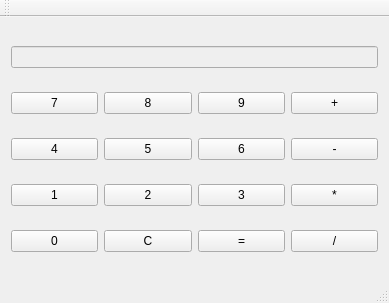
<?xml version="1.0" encoding="UTF-8"?>
<ui version="4.0">
 <class>MainWindow</class>
 <widget class="QMainWindow" name="MainWindow">
  <property name="geometry">
   <rect>
    <x>0</x>
    <y>0</y>
    <width>389</width>
    <height>303</height>
   </rect>
  </property>
  <property name="windowTitle">
   <string>ScorpionIntCalculator</string>
  </property>
  <widget class="QWidget" name="centralWidget">
   <layout class="QGridLayout" name="gridLayout">
    <item row="0" column="0" colspan="4">
     <widget class="QLineEdit" name="resultLine">
      <property name="enabled">
       <bool>false</bool>
      </property>
     </widget>
    </item>
    <item row="1" column="0">
     <widget class="QPushButton" name="button7">
      <property name="text">
       <string>7</string>
      </property>
     </widget>
    </item>
    <item row="1" column="1">
     <widget class="QPushButton" name="button8">
      <property name="text">
       <string>8</string>
      </property>
     </widget>
    </item>
    <item row="1" column="2">
     <widget class="QPushButton" name="button9">
      <property name="text">
       <string>9</string>
      </property>
     </widget>
    </item>
    <item row="1" column="3">
     <widget class="QPushButton" name="plusButton">
      <property name="text">
       <string>+</string>
      </property>
     </widget>
    </item>
    <item row="2" column="0">
     <widget class="QPushButton" name="button4">
      <property name="text">
       <string>4</string>
      </property>
     </widget>
    </item>
    <item row="2" column="1">
     <widget class="QPushButton" name="button5">
      <property name="text">
       <string>5</string>
      </property>
     </widget>
    </item>
    <item row="2" column="2">
     <widget class="QPushButton" name="button6">
      <property name="text">
       <string>6</string>
      </property>
     </widget>
    </item>
    <item row="2" column="3">
     <widget class="QPushButton" name="minusButton">
      <property name="text">
       <string>-</string>
      </property>
     </widget>
    </item>
    <item row="3" column="0">
     <widget class="QPushButton" name="button1">
      <property name="text">
       <string>1</string>
      </property>
     </widget>
    </item>
    <item row="3" column="1">
     <widget class="QPushButton" name="button2">
      <property name="text">
       <string>2</string>
      </property>
     </widget>
    </item>
    <item row="3" column="2">
     <widget class="QPushButton" name="button3">
      <property name="text">
       <string>3</string>
      </property>
     </widget>
    </item>
    <item row="3" column="3">
     <widget class="QPushButton" name="multiplyButton">
      <property name="text">
       <string>*</string>
      </property>
     </widget>
    </item>
    <item row="4" column="0">
     <widget class="QPushButton" name="button0">
      <property name="text">
       <string>0</string>
      </property>
     </widget>
    </item>
    <item row="4" column="1">
     <widget class="QPushButton" name="clearButton">
      <property name="text">
       <string>C</string>
      </property>
     </widget>
    </item>
    <item row="4" column="2">
     <widget class="QPushButton" name="equalButton">
      <property name="text">
       <string>=</string>
      </property>
     </widget>
    </item>
    <item row="4" column="3">
     <widget class="QPushButton" name="divideButton">
      <property name="text">
       <string>/</string>
      </property>
     </widget>
    </item>
   </layout>
  </widget>
  <widget class="QMenuBar" name="menuBar">
   <property name="geometry">
    <rect>
     <x>0</x>
     <y>0</y>
     <width>389</width>
     <height>21</height>
    </rect>
   </property>
  </widget>
  <widget class="QToolBar" name="mainToolBar">
   <attribute name="toolBarArea">
    <enum>TopToolBarArea</enum>
   </attribute>
   <attribute name="toolBarBreak">
    <bool>false</bool>
   </attribute>
  </widget>
  <widget class="QStatusBar" name="statusBar"/>
 </widget>
 <layoutdefault spacing="6" margin="11"/>
 <resources/>
 <connections/>
</ui>
